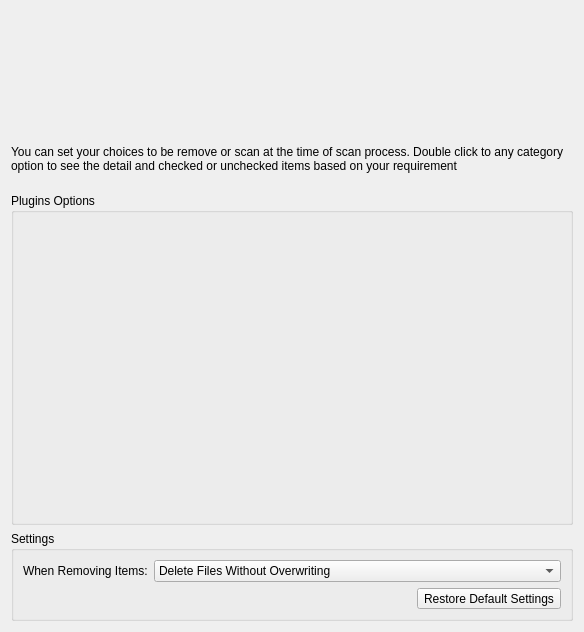
<?xml version="1.0" encoding="UTF-8"?>
<ui version="4.0">
 <class>OptionsWidget</class>
 <widget class="QWidget" name="OptionsWidget">
  <property name="geometry">
   <rect>
    <x>0</x>
    <y>0</y>
    <width>584</width>
    <height>632</height>
   </rect>
  </property>
  <property name="sizePolicy">
   <sizepolicy hsizetype="Preferred" vsizetype="Fixed">
    <horstretch>0</horstretch>
    <verstretch>0</verstretch>
   </sizepolicy>
  </property>
  <property name="windowTitle">
   <string>Form</string>
  </property>
  <layout class="QGridLayout" name="gridLayout_2">
   <item row="1" column="0">
    <widget class="QLabel" name="label_2">
     <property name="sizePolicy">
      <sizepolicy hsizetype="Preferred" vsizetype="Fixed">
       <horstretch>0</horstretch>
       <verstretch>0</verstretch>
      </sizepolicy>
     </property>
     <property name="text">
      <string>You can set your choices to be remove or scan at the time of scan process. Double click to any category option to see the detail and checked or unchecked items based on your requirement</string>
     </property>
     <property name="wordWrap">
      <bool>true</bool>
     </property>
    </widget>
   </item>
   <item row="2" column="0">
    <widget class="QGroupBox" name="groupBox">
     <property name="title">
      <string>Plugins Options</string>
     </property>
     <property name="flat">
      <bool>true</bool>
     </property>
     <property name="checkable">
      <bool>false</bool>
     </property>
    </widget>
   </item>
   <item row="3" column="0">
    <widget class="QGroupBox" name="groupBox_2">
     <property name="sizePolicy">
      <sizepolicy hsizetype="Preferred" vsizetype="Fixed">
       <horstretch>0</horstretch>
       <verstretch>0</verstretch>
      </sizepolicy>
     </property>
     <property name="title">
      <string>Settings</string>
     </property>
     <property name="flat">
      <bool>true</bool>
     </property>
     <layout class="QGridLayout" name="gridLayout">
      <item row="0" column="0">
       <widget class="QLabel" name="label_3">
        <property name="sizePolicy">
         <sizepolicy hsizetype="Fixed" vsizetype="Preferred">
          <horstretch>0</horstretch>
          <verstretch>0</verstretch>
         </sizepolicy>
        </property>
        <property name="text">
         <string>When Removing Items:</string>
        </property>
       </widget>
      </item>
      <item row="0" column="1" colspan="2">
       <widget class="QComboBox" name="optionsComboBox">
        <item>
         <property name="text">
          <string>Delete Files Without Overwriting</string>
         </property>
        </item>
        <item>
         <property name="text">
          <string>Quick Overwrite ( 1 Overwrite Pass)</string>
         </property>
        </item>
        <item>
         <property name="text">
          <string>Safe Overwrite ( DOD 5220.22-M: 3 Overwrite Passes)</string>
         </property>
        </item>
        <item>
         <property name="text">
          <string>Throrough Overwrite ( 7 Overwrite Passes)</string>
         </property>
        </item>
       </widget>
      </item>
      <item row="1" column="0" colspan="2">
       <spacer name="horizontalSpacer">
        <property name="orientation">
         <enum>Qt::Horizontal</enum>
        </property>
        <property name="sizeHint" stdset="0">
         <size>
          <width>391</width>
          <height>20</height>
         </size>
        </property>
       </spacer>
      </item>
      <item row="1" column="2">
       <widget class="QToolButton" name="restoreButton">
        <property name="text">
         <string>Restore Default Settings</string>
        </property>
       </widget>
      </item>
     </layout>
    </widget>
   </item>
   <item row="0" column="0">
    <spacer name="verticalSpacer_2">
     <property name="orientation">
      <enum>Qt::Vertical</enum>
     </property>
     <property name="sizeType">
      <enum>QSizePolicy::Fixed</enum>
     </property>
     <property name="sizeHint" stdset="0">
      <size>
       <width>20</width>
       <height>120</height>
      </size>
     </property>
    </spacer>
   </item>
  </layout>
 </widget>
 <resources/>
 <connections/>
</ui>
